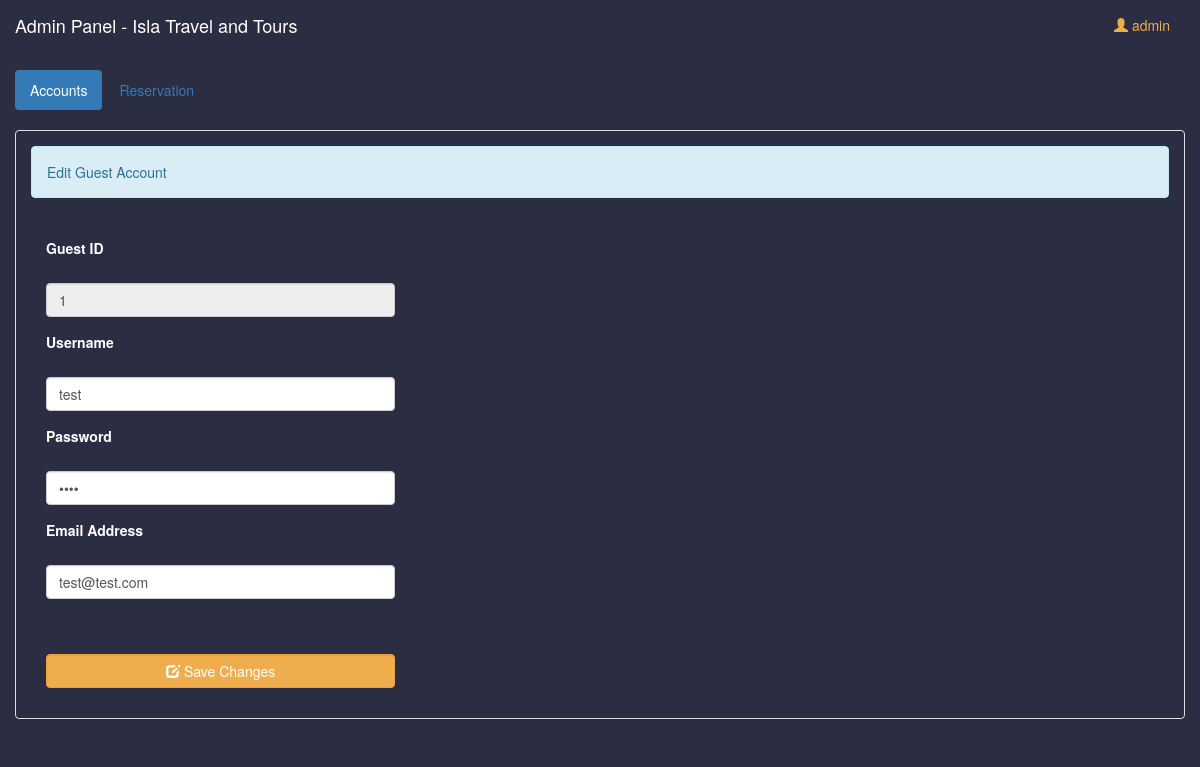
The page /reservation-system/admin/edit_guest_account.php?id=1 (signed in) on the database its author committed.
### tables this page shows
CREATE TABLE `accounts` (
  `id` int(11) NOT NULL,
  `username` varchar(50) NOT NULL,
  `password` varchar(255) NOT NULL,
  `email` varchar(100) NOT NULL
);

### reservation-system/admin/name.php (called while the page is built)
<?php
	require 'connect.php';
	$query = $conn->query("SELECT * FROM `admin` WHERE `admin_id` = '$_SESSION[admin_id]'") or die(mysqli_connect_error());
	$fetch = $query->fetch_array();
	$name = $fetch['name'];
?>

### reservation-system/admin/edit_guest_account.php (the view, shortened to what this page needs)
<!DOCTYPE html>
<?php
	require 'name.php';
?>
<html lang = "en">
	<head>
		<link rel = "stylesheet" type = "text/css" href = "../css/bootstrap.css " />
		<link rel = "stylesheet" type = "text/css" href = "../css/style.css" />
	</head>
<body>
	<nav style = "background-color:rgba(0, 0, 0, 0.1);" class = "navbar navbar-default">
	<div  class = "container-fluid">
			<div class = "navbar-header">
				<a class = "navbar-brand" style="color: white;" >Admin Panel - Isla Travel and Tours</a>
			</div>
			<ul class = "nav navbar-nav pull-right ">
				<li class = "dropdown">
					<a class="dropdown-toggle" data-toggle="dropdown" role="button" aria-haspopup="true" aria-expanded="false" style="color: #f0ad4e;"><i class = "glyphicon glyphicon-user" style="color: #f0ad4e;"></i> <?php echo $name;?></a>
				</li>
			</ul>
		</div>
	</nav>
	<div class = "container-fluid">
		<ul class = "nav nav-pills">
			<li class = "active"><a href = "account.php">Accounts</a></li>
			<li><a href = "reserve.php">Reservation</a></li>
		</ul>
	</div>
	<br />
	<div class = "container-fluid">
		<div class = "panel panel-default">
			<div class = "panel-body">
				<div class = "alert alert-info">Edit Guest Account</div>
				<?php
					$query = $conn->query("SELECT * FROM `accounts` WHERE `id` = '$_REQUEST[id]'") or die(mysqli_connect_error());
					$fetch = $query->fetch_array();
				?>
				<br />
				<div class = "col-md-4">
					<form method = "POST" action = "edit_query_guest_account.php?id=<?php echo $fetch['id']?>">
                        <div class = "form-group">
							<label>Guest ID</label>
							<input disabled type = "text" class = "form-control" value = "<?php echo $fetch['id']?>" name = "id" />
						</div>
						<div class = "form-group">
							<label>Username</label>
							<input type = "text" class = "form-control" value = "<?php echo $fetch['username']?>" name = "username" />
						</div>
						<div class = "form-group">
							<label>Password</label>
							<input type = "password" class = "form-control" value = "<?php echo $fetch['password']?>" name = "password" />
						</div>
						<div class = "form-group">
							<label>Email Address</label>
							<input type = "email" class = "form-control" value = "<?php echo $fetch['email']?>" name = "email" />
						</div>
						<br />
						<div class = "form-group">
							<button name = "edit_guest_account" class = "btn btn-warning form-control"><i class = "glyphicon glyphicon-edit"></i> Save Changes</button>
						</div>
					</form>
				</div>
			</div>
		</div>
	</div>
</body>
</html>

### rows shown on the page
accounts: id "1", username "test", email "test@test.com"

### other values the page prints
$name "admin"
